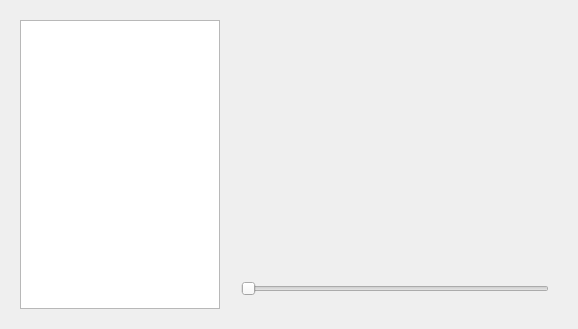
<?xml version="1.0" encoding="UTF-8"?>
<ui version="4.0">
 <class>QQTWindow</class>
 <widget class="QWidget" name="QQTWindow">
  <property name="geometry">
   <rect>
    <x>0</x>
    <y>0</y>
    <width>578</width>
    <height>329</height>
   </rect>
  </property>
  <property name="mouseTracking">
   <bool>true</bool>
  </property>
  <property name="focusPolicy">
   <enum>Qt::StrongFocus</enum>
  </property>
  <property name="windowTitle">
   <string/>
  </property>
  <property name="windowIcon">
   <iconset theme="icon">
    <normaloff>.</normaloff>.</iconset>
  </property>
  <property name="currentIndex" stdset="0">
   <number>0</number>
  </property>
  <layout class="QHBoxLayout" name="horizontalLayout">
   <item>
    <widget class="QWidget" name="pageMain" native="true">
     <layout class="QGridLayout" name="gridLayout">
      <item row="0" column="1">
       <widget class="VlcWidgetVideo" name="widget" native="true"/>
      </item>
      <item row="1" column="1">
       <widget class="QWidget" name="widget_3" native="true">
        <property name="maximumSize">
         <size>
          <width>16777215</width>
          <height>40</height>
         </size>
        </property>
        <layout class="QHBoxLayout" name="horizontalLayout_2">
         <item>
          <widget class="VlcWidgetVideo" name="widget_2" native="true"/>
         </item>
         <item>
          <widget class="VlcWidgetVolumeSlider" name="horizontalSlider">
           <property name="orientation">
            <enum>Qt::Horizontal</enum>
           </property>
          </widget>
         </item>
        </layout>
       </widget>
      </item>
      <item row="0" column="0" rowspan="2">
       <widget class="QQtTreeWidget" name="treeView">
        <property name="maximumSize">
         <size>
          <width>200</width>
          <height>16777215</height>
         </size>
        </property>
       </widget>
      </item>
     </layout>
    </widget>
   </item>
  </layout>
 </widget>
 <customwidgets>
  <customwidget>
   <class>VlcWidgetVideo</class>
   <extends>QWidget</extends>
   <header location="global">VLCQtWidgets/WidgetVideo.h</header>
   <container>1</container>
  </customwidget>
  <customwidget>
   <class>QQtTreeWidget</class>
   <extends>QTreeView</extends>
   <header location="global">qqttreewidget.h</header>
  </customwidget>
  <customwidget>
   <class>VlcWidgetVolumeSlider</class>
   <extends>QSlider</extends>
   <header location="global">VLCQtWidgets/WidgetVolumeSlider.h</header>
  </customwidget>
 </customwidgets>
 <resources/>
 <connections/>
</ui>
